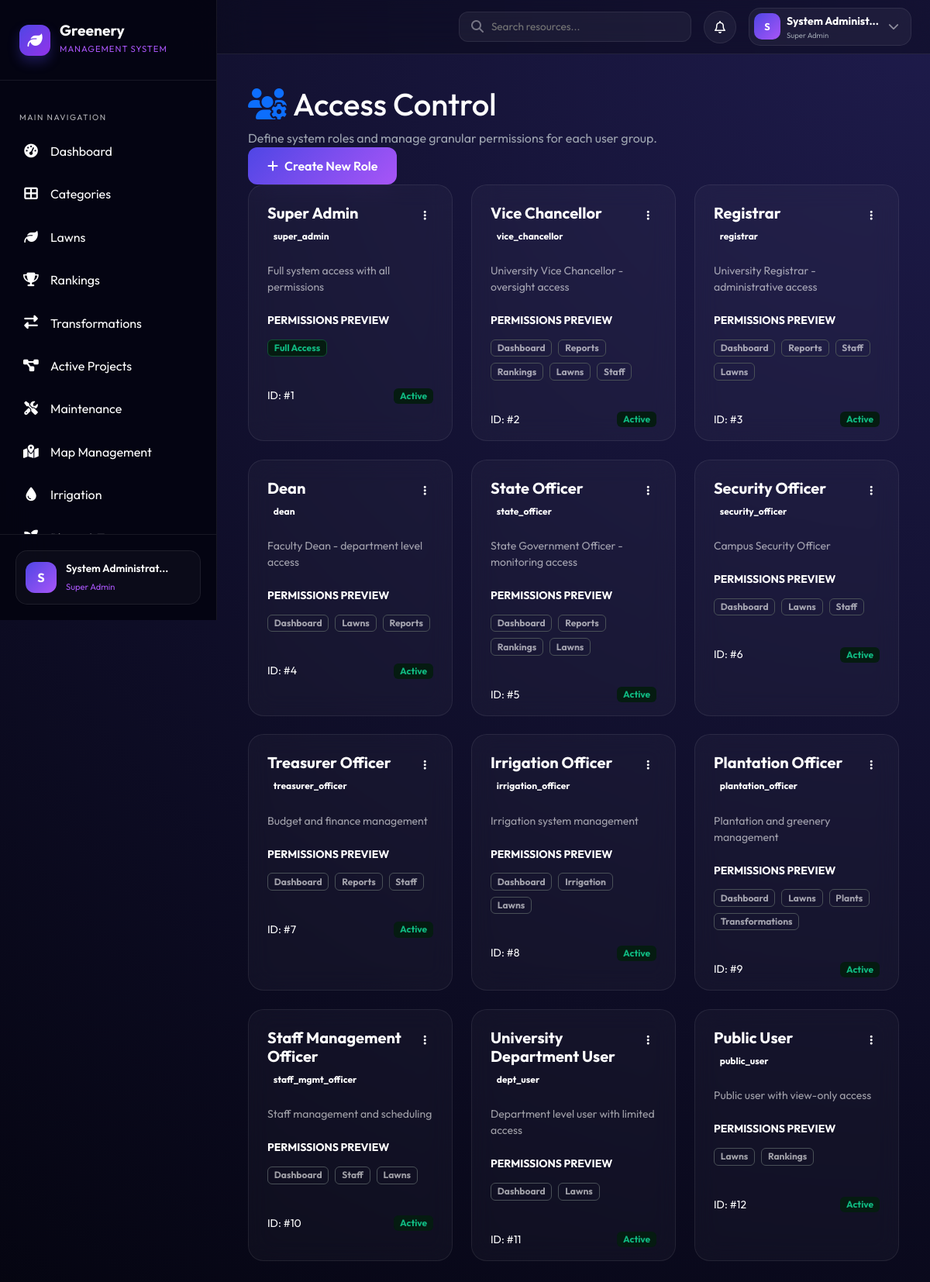
The app's page /roles.php (signed in) with its own data.
### tables this page shows
CREATE TABLE IF NOT EXISTS users (
    id INT AUTO_INCREMENT PRIMARY KEY,
    username VARCHAR(100) NOT NULL UNIQUE,
    email VARCHAR(255) NOT NULL UNIQUE,
    password VARCHAR(255) NOT NULL,
    full_name VARCHAR(255) NOT NULL,
    phone VARCHAR(20),
    avatar VARCHAR(500) DEFAULT NULL,
    role_id INT NOT NULL,
    department VARCHAR(255),
    is_active TINYINT(1) DEFAULT 1,
    last_login TIMESTAMP NULL,
    remember_token VARCHAR(255) DEFAULT NULL,
    reset_token VARCHAR(255) DEFAULT NULL,
    reset_token_expiry DATETIME DEFAULT NULL,
    created_at TIMESTAMP DEFAULT CURRENT_TIMESTAMP,
    updated_at TIMESTAMP DEFAULT CURRENT_TIMESTAMP ON UPDATE CURRENT_TIMESTAMP,
    FOREIGN KEY (role_id) REFERENCES roles(id) ON DELETE RESTRICT
);

CREATE TABLE IF NOT EXISTS roles (
    id INT AUTO_INCREMENT PRIMARY KEY,
    role_name VARCHAR(100) NOT NULL UNIQUE,
    role_slug VARCHAR(100) NOT NULL UNIQUE,
    description TEXT,
    permissions JSON,
    is_active TINYINT(1) DEFAULT 1,
    created_at TIMESTAMP DEFAULT CURRENT_TIMESTAMP,
    updated_at TIMESTAMP DEFAULT CURRENT_TIMESTAMP ON UPDATE CURRENT_TIMESTAMP
);

### includes/functions.php (called while the page is built, shortened)
<?php
require_once __DIR__ . '/db.php';
function e($string) {
    return htmlspecialchars($string ?? '', ENT_QUOTES, 'UTF-8');
}
function isLoggedIn() {
    return isset($_SESSION['user_id']) && !empty($_SESSION['user_id']);
}
function currentUser() {
    static $user = null;
    if ($user === null) {
        $user = db()->fetchOne(
            "SELECT u.*, r.role_name, r.role_slug, r.permissions FROM users u JOIN roles r ON u.role_id = r.id WHERE u.id = ? AND u.is_active = 1",
            [$_SESSION['user_id']]
        );
    }
    return $user;
}
function hasPermission($module, $action = null) {
    $user = currentUser();
    if ($user['role_slug'] === 'super_admin') return true;
    $permissions = json_decode($user['permissions'], true);
    return isset($permissions[$module]) && $permissions[$module] === true;
}
function currentPage() {
    return basename($_SERVER['PHP_SELF'], '.php');
}
function isPage($page) {
    return currentPage() === $page;
}
function url($path = '') {
    return BASE_URL . '/' . ltrim($path, '/');
}
function truncate($t, $l = 100) { return strlen($t) <= $l ? $t : substr($t, 0, $l) . '...'; }
protectPageByPermissions();

### includes/db.php (called while the page is built, shortened)
<?php
class Database {
    private static $instance = null;
    private $pdo;
    private function __construct() {
        try {
            $dsn = "mysql:host=" . DB_HOST . ";dbname=" . DB_NAME . ";charset=" . DB_CHARSET;
            $options = [
                PDO::ATTR_ERRMODE            => PDO::ERRMODE_EXCEPTION,
                PDO::ATTR_DEFAULT_FETCH_MODE  => PDO::FETCH_ASSOC,
                PDO::ATTR_EMULATE_PREPARES    => false,
                PDO::MYSQL_ATTR_INIT_COMMAND  => "SET NAMES " . DB_CHARSET
            ];
            $this->pdo = new PDO($dsn, DB_USER, DB_PASS, $options);
        } catch (PDOException $e) {
            error_log("Database Connection Error: " . $e->getMessage());
            if (ini_get('display_errors')) {
                die("Database connection failed: " . htmlspecialchars($e->getMessage()) . "<br><br>Please check your configuration in <code>includes/config.php</code>.");
            } else {
                die("Database connection failed. Please check your configuration.");
            }
        }
    }
    public static function getInstance() {
        if (self::$instance === null) {
            self::$instance = new self();
        }
        return self::$instance;
    }
    public function query($sql, $params = []) {
        try {
            $stmt = $this->pdo->prepare($sql);
            $stmt->execute($params);
            return $stmt;
        } catch (PDOException $e) {
            error_log("Query Error: " . $e->getMessage() . " | SQL: " . $sql);
            throw $e;
        }
    }
    public function fetchOne($sql, $params = []) {
        $stmt = $this->query($sql, $params);
        return $stmt->fetch();
    }
    public function fetchAll($sql, $params = []) {
        $stmt = $this->query($sql, $params);
        return $stmt->fetchAll();
    }
}
function db() {
    return Database::getInstance();
}

### includes/role_permission.php (called while the page is built, shortened)
<?php
require_once __DIR__ . '/functions.php';
function protectPageByPermissions() {
    $currentPage = currentPage();
    $pagePermissionMap = [
        'dashboard'        => 'dashboard',
        'categories'       => 'categories',
        'lawns'            => 'lawns',
        'lawn-details'     => 'lawns',
        'rankings'         => 'rankings',
        'transformations'  => 'transformations',
        'projects'         => 'projects',
        'maintenance'      => 'maintenance',
        'map-management'   => 'map_management',
        'irrigation'       => 'irrigation',
        'plants'           => 'plants',
        'staff'            => 'staff',
        'reports'          => 'reports',
        'roles'            => 'roles',
        'settings'         => 'settings',
        'users'            => 'users',
    ];
    if (isset($pagePermissionMap[$currentPage])) {
        $requiredModule = $pagePermissionMap[$currentPage];
        $action = 'view';
        if (!hasPermission($requiredModule, $action)) {
            $username = $_SESSION['full_name'] ?? 'Unknown User';
            logActivity('unauthorized_access', "User tried to view unauthorized page: $currentPage.php", 'auth');
            if (!empty($_SERVER['HTTP_X_REQUESTED_WITH']) && strtolower($_SERVER['HTTP_X_REQUESTED_WITH']) == 'xmlhttprequest') {
                header('Content-Type: application/json');
                echo json_encode(['success' => false, 'error' => 'Access Denied. You do not have permission to view this resource.']);
                exit;
            }
            header('Location: ' . BASE_URL . '/access-denied.php');
            exit;
        }
    }
}

### roles.php (the view, shortened to what this page needs)
<?php
require_once __DIR__ . '/includes/header.php';
$roles = db()->fetchAll("SELECT * FROM roles ORDER BY id ASC");
?>
<?php include __DIR__ . '/includes/sidebar.php'; ?>
<div class="main-content">
    <div class="content-area">
        <div class="page-header" data-aos="fade-down">
            <div>
                <h1><i class="fas fa-users-cog me-2 text-primary"></i>Access Control</h1>
                <p class="text-muted mb-0">Define system roles and manage granular permissions for each user group.</p>
            </div>
            <button class="btn btn-primary-green" data-bs-toggle="modal" data-bs-target="#addRoleModal">
                <i class="fas fa-plus me-2"></i>Create New Role
            </button>
        </div>
        <div class="row g-4">
            <?php foreach($roles as $r): ?>
            <div class="col-xl-4 col-lg-6" data-aos="zoom-in">
                <div class="card-glass h-100 border-white-10">
                    <div class="card-header-custom p-4 d-flex justify-content-between align-items-start">
                        <div>
                            <h5 class="fw-bold mb-1"><?php echo e($r['role_name']); ?></h5>
                            <span class="badge bg-white-10 text-white-50 small"><?php echo e($r['role_slug']); ?></span>
                        </div>
                        <div class="dropdown">
                            <button class="btn btn-glass btn-sm" data-bs-toggle="dropdown">
                                <i class="fas fa-ellipsis-v"></i>
                            </button>
                        </div>
                    </div>
                    <div class="card-body p-4 pt-0">
                        <p class="text-muted small mb-4"><?php echo e($r['description'] ?: 'No description provided.'); ?></p>
                        <h6 class="fw-bold small text-uppercase text-white-50 mb-3">Permissions Preview</h6>
                        <div class="permissions-preview d-flex flex-wrap gap-2">
                            <?php
                            $perms = json_decode($r['permissions'], true);
                            if($perms && isset($perms['all']) && $perms['all']) {
                                echo '<span class="badge bg-success-subtle text-success border border-success-subtle">Full Access</span>';
                            } elseif($perms) {
                                foreach($perms as $module => $actions) {
                                    echo '<span class="badge bg-white-5 text-white-50 border border-white-10">'.ucfirst($module).'</span>';
                                }
                            } else {
                                echo '<span class="badge bg-danger-subtle text-danger border border-danger-subtle">No Permissions</span>';
                            }
                            ?>
                        </div>
                    </div>
                    <div class="card-footer bg-white-5 p-3 px-4 d-flex justify-content-between align-items-center">
                        <small class="text-muted">ID: #<?php echo $r['id']; ?></small>
                        <span class="badge <?php echo $r['is_active'] ? 'bg-success' : 'bg-danger'; ?>-subtle text-<?php echo $r['is_active'] ? 'success' : 'danger'; ?>">
                            <?php echo $r['is_active'] ? 'Active' : 'Inactive'; ?>
                        </span>
                    </div>
                </div>
            </div>
            <?php endforeach; ?>
        </div>
    </div>
</div>
<?php include __DIR__ . '/includes/footer.php'; ?>

### includes/header.php (shortened to what this page needs)
<?php
require_once __DIR__ . '/functions.php';
?>
<!DOCTYPE html>
<html lang="en" data-bs-theme="dark">
<head>
    <link href="https://cdn.jsdelivr.net/npm/bootstrap@5.3.0/dist/css/bootstrap.min.css" rel="stylesheet">
    <link rel="stylesheet" href="https://cdnjs.cloudflare.com/ajax/libs/font-awesome/6.4.0/css/all.min.css">
    <link href="https://unpkg.com/aos@2.3.1/dist/aos.css" rel="stylesheet">
    <link rel="stylesheet" href="<?php echo CSS_URL; ?>/style.css?v=<?php echo time(); ?>">
</head>
<body>
    <?php if(isLoggedIn()): $u = currentUser(); ?>
    <header class="desktop-topbar d-none d-lg-flex">
        <div class="ms-auto d-flex align-items-center gap-3 pe-4">
            <div class="top-search d-none d-xl-flex">
                <i class="fas fa-search"></i>
                <input type="text" placeholder="Search resources...">
            </div>
            <div class="dropdown" id="notificationDropdownContainer">
                <button class="btn btn-glass-circle position-relative" data-bs-toggle="dropdown" id="notificationBellBtn">
                    <i class="far fa-bell"></i>
                </button>
            </div>
            <div class="dropdown profile-dropdown">
                <button class="btn btn-glass profile-btn d-flex align-items-center gap-2" data-bs-toggle="dropdown">
                    <div class="avatar-sm">
                        <?php if ($u['avatar']): ?>
                            <img src="<?php echo UPLOADS_URL . '/' . e($u['avatar']); ?>" alt="">
                        <?php else: ?>
                            <div class="avatar-initials-xs"><?php echo strtoupper(substr($u['full_name'], 0, 1)); ?></div>
                        <?php endif; ?>
                    </div>
                    <div class="profile-info text-start d-none d-md-block">
                        <span class="d-block fw-bold small"><?php echo e(truncate($u['full_name'], 15)); ?></span>
                        <span class="d-block text-muted" style="font-size: 0.6rem;"><?php echo e($u['role_name']); ?></span>
                    </div>
                    <i class="fas fa-chevron-down small opacity-50 ms-1"></i>
                </button>
            </div>
        </div>
    </header>
    <?php endif; ?>
    <div class="wrapper">

### includes/sidebar.php (shortened to what this page needs)
<?php
$user = $user ?? currentUser();
$menuItems = [
    ['icon' => 'fa-tachometer-alt', 'label' => 'Dashboard',        'page' => 'dashboard',      'file' => 'dashboard.php',      'permission' => 'dashboard'],
    ['icon' => 'fa-th-large',       'label' => 'Categories',       'page' => 'categories',     'file' => 'categories.php',     'permission' => 'categories'],
    ['icon' => 'fa-leaf',           'label' => 'Lawns',            'page' => 'lawns',          'file' => 'lawns.php',          'permission' => 'lawns'],
    ['icon' => 'fa-trophy',         'label' => 'Rankings',         'page' => 'rankings',       'file' => 'rankings.php',       'permission' => 'rankings'],
    ['icon' => 'fa-exchange-alt',   'label' => 'Transformations',  'page' => 'transformations','file' => 'transformations.php','permission' => 'transformations'],
    ['icon' => 'fa-project-diagram','label' => 'Active Projects',  'page' => 'projects',       'file' => 'projects.php',       'permission' => 'projects'],
    ['icon' => 'fa-tools',          'label' => 'Maintenance',      'page' => 'maintenance',    'file' => 'maintenance.php',    'permission' => 'maintenance'],
    ['icon' => 'fa-map-marked-alt', 'label' => 'Map Management',   'page' => 'map-management', 'file' => 'map-management.php', 'permission' => 'map_management'],
    ['icon' => 'fa-tint',           'label' => 'Irrigation',       'page' => 'irrigation',     'file' => 'irrigation.php',     'permission' => 'irrigation'],
    ['icon' => 'fa-seedling',       'label' => 'Plants & Trees',   'page' => 'plants',         'file' => 'plants.php',         'permission' => 'plants'],
    ['icon' => 'fa-users',          'label' => 'Staff',            'page' => 'staff',          'file' => 'staff.php',          'permission' => 'staff'],
    ['icon' => 'fa-chart-bar',      'label' => 'Reports',          'page' => 'reports',        'file' => 'reports.php',        'permission' => 'reports'],
    ['icon' => 'fa-user-shield',    'label' => 'User Accounts',    'page' => 'users',          'file' => 'users.php',          'permission' => 'users'],
    ['icon' => 'fa-users-cog',      'label' => 'Roles & Permissions','page' => 'roles',        'file' => 'roles.php',          'permission' => 'roles'],
    ['icon' => 'fa-cog',            'label' => 'Settings',         'page' => 'settings',       'file' => 'settings.php',       'permission' => 'settings'],
];
?>
<aside class="sidebar" id="sidebar">
    <div class="sidebar-header">
        <a href="<?php echo url('dashboard.php'); ?>" class="sidebar-brand">
            <div class="brand-icon">
                <i class="fas fa-leaf"></i>
            </div>
            <div class="brand-text">
                <span class="brand-name">Greenery</span>
                <span class="brand-sub">Management System</span>
            </div>
        </a>
    </div>
    <div class="sidebar-menu">
        <div class="menu-section">
            <span class="menu-section-title">Main Navigation</span>
        </div>
        <ul class="sidebar-nav">
            <?php foreach ($menuItems as $item):
                $isActive = isPage($item['page']);
            ?>
            <li class="nav-item-sidebar <?php echo $isActive ? 'active' : ''; ?>">
                <a href="<?php echo url($item['file']); ?>" class="nav-link-sidebar">
                    <span class="nav-icon"><i class="fas <?php echo $item['icon']; ?>"></i></span>
                    <span class="nav-text"><?php echo e($item['label']); ?></span>
                </a>
            </li>
            <?php endforeach; ?>
        </ul>
    </div>
    <div class="sidebar-footer">
        <div class="sidebar-user-card">
            <div class="user-avatar-sm">
                <?php if ($user && $user['avatar']): ?>
                <img src="<?php echo UPLOADS_URL . '/' . e($user['avatar']); ?>" alt="">
                <?php else: ?>
                <div class="avatar-initials-sm"><?php echo $user ? strtoupper(substr($user['full_name'], 0, 1)) : 'U'; ?></div>
                <?php endif; ?>
            </div>
            <div class="user-info-sm">
                <span class="name"><?php echo $user ? e(truncate($user['full_name'], 18)) : 'User'; ?></span>
                <span class="role"><?php echo $user ? e($user['role_name']) : ''; ?></span>
            </div>
        </div>
    </div>
</aside>

### includes/footer.php (shortened to what this page needs)
    </div>
</body>
</html>

### includes/header.php (style rules this page uses)
body { background-color: #050511 !important; }

### records on screen
users: full_name "S", full_name "System Administ...", role.role_name "Super Admin", full_name "System Administrat..."
roles: role_name "Super Admin", role_slug "super_admin", description "Full system access with all permissions", permissions "Full Access", id "1", is_active "Active"
roles: role_name "Vice Chancellor", role_slug "vice_chancellor", description "University Vice Chancellor - oversight access", module "Dashboard", module "Reports", module "Rankings", module "Lawns", module "Staff", id "2", is_active "Active"
roles: role_name "Registrar", role_slug "registrar", description "University Registrar - administrative access", module "Dashboard", module "Reports", module "Staff", module "Lawns", id "3", is_active "Active"
roles: role_name "Dean", role_slug "dean", description "Faculty Dean - department level access", module "Dashboard", module "Lawns", module "Reports", id "4", is_active "Active"
roles: role_name "State Officer", role_slug "state_officer", description "State Government Officer - monitoring access", module "Dashboard", module "Reports", module "Rankings", module "Lawns", id "5", is_active "Active"
roles: role_name "Security Officer", role_slug "security_officer", description "Campus Security Officer", module "Dashboard", module "Lawns", module "Staff", id "6", is_active "Active"
roles: role_name "Treasurer Officer", role_slug "treasurer_officer", description "Budget and finance management", module "Dashboard", module "Reports", module "Staff", id "7", is_active "Active"
roles: role_name "Irrigation Officer", role_slug "irrigation_officer", description "Irrigation system management", module "Dashboard", module "Irrigation", module "Lawns", id "8", is_active "Active"
roles: role_name "Plantation Officer", role_slug "plantation_officer", description "Plantation and greenery management", module "Dashboard", module "Lawns", module "Plants", module "Transformations", id "9", is_active "Active"
roles: role_name "Staff Management Officer", role_slug "staff_mgmt_officer", description "Staff management and scheduling", module "Dashboard", module "Staff", module "Lawns", id "10", is_active "Active"
roles: role_name "University Department User", role_slug "dept_user", description "Department level user with limited access", module "Dashboard", module "Lawns", id "11", is_active "Active"
roles: role_name "Public User", role_slug "public_user", description "Public user with view-only access", module "Lawns", module "Rankings", id "12", is_active "Active"

### other values on screen
$item['label'] "Dashboard"
$item['label'] "Categories"
$item['label'] "Lawns"
$item['label'] "Rankings"
$item['label'] "Transformations"
$item['label'] "Active Projects"
$item['label'] "Maintenance"
$item['label'] "Map Management"
$item['label'] "Irrigation"
